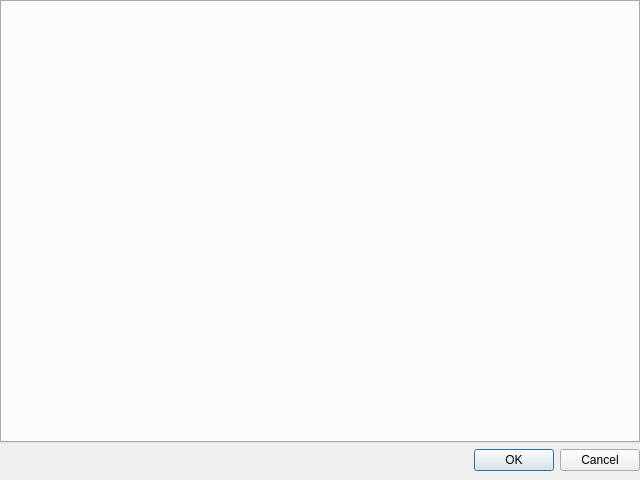
<?xml version="1.0" encoding="UTF-8"?>
<ui version="4.0">
 <class>PropertyDialog</class>
 <widget class="QDialog" name="PropertyDialog">
  <property name="geometry">
   <rect>
    <x>0</x>
    <y>0</y>
    <width>640</width>
    <height>480</height>
   </rect>
  </property>
  <property name="windowTitle">
   <string>Dialog</string>
  </property>
  <layout class="QVBoxLayout" name="verticalLayout">
   <property name="spacing">
    <number>6</number>
   </property>
   <property name="leftMargin">
    <number>0</number>
   </property>
   <property name="topMargin">
    <number>0</number>
   </property>
   <property name="rightMargin">
    <number>0</number>
   </property>
   <property name="bottomMargin">
    <number>9</number>
   </property>
   <item>
    <widget class="QTabWidget" name="categoryWidget"/>
   </item>
   <item>
    <widget class="QDialogButtonBox" name="buttonBox">
     <property name="orientation">
      <enum>Qt::Horizontal</enum>
     </property>
     <property name="standardButtons">
      <set>QDialogButtonBox::Cancel|QDialogButtonBox::Ok</set>
     </property>
    </widget>
   </item>
  </layout>
 </widget>
 <resources/>
 <connections>
  <connection>
   <sender>buttonBox</sender>
   <signal>accepted()</signal>
   <receiver>PropertyDialog</receiver>
   <slot>accept()</slot>
   <hints>
    <hint type="sourcelabel">
     <x>248</x>
     <y>254</y>
    </hint>
    <hint type="destinationlabel">
     <x>157</x>
     <y>274</y>
    </hint>
   </hints>
  </connection>
  <connection>
   <sender>buttonBox</sender>
   <signal>rejected()</signal>
   <receiver>PropertyDialog</receiver>
   <slot>reject()</slot>
   <hints>
    <hint type="sourcelabel">
     <x>316</x>
     <y>260</y>
    </hint>
    <hint type="destinationlabel">
     <x>286</x>
     <y>274</y>
    </hint>
   </hints>
  </connection>
 </connections>
</ui>
